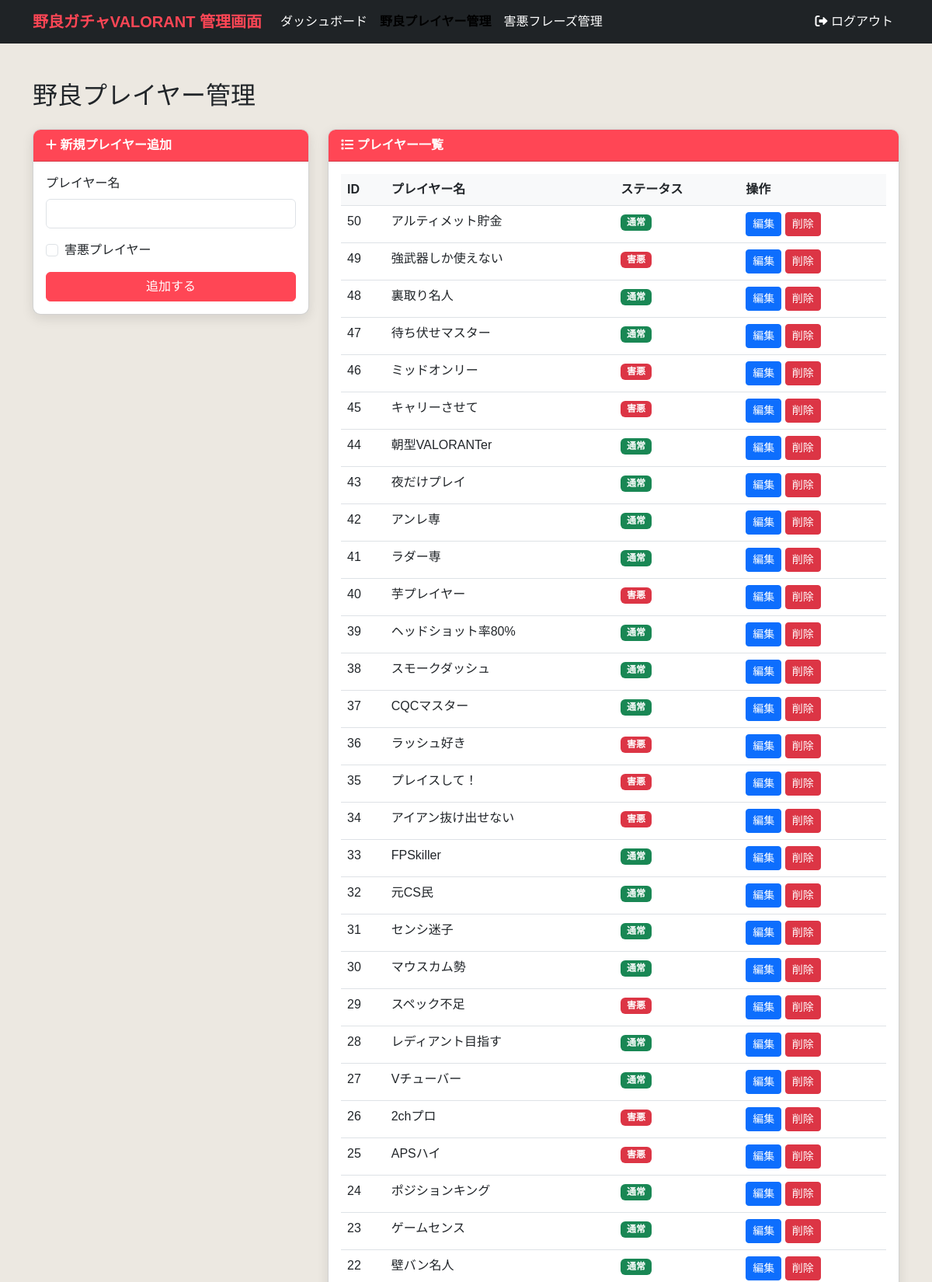
Screenshot of /admin/players.php (signed in, upper part) with the database file from the repository.
### tables this page shows
CREATE TABLE `random_players` (
  `id` int(11) NOT NULL,
  `name` varchar(50) NOT NULL,
  `is_toxic` tinyint(1) NOT NULL DEFAULT 0
);

### admin/players.php (the view, shortened to what this page needs)
<?php
require_once 'auth.php';
$players = [];
try {
    $stmt = $pdo->query("SELECT * FROM random_players ORDER BY id DESC");
    $players = $stmt->fetchAll();
} catch (PDOException $e) {
    $message = 'プレイヤー一覧の取得に失敗しました: ' . $e->getMessage();
    $message_class = 'danger';
}
?>
<!DOCTYPE html>
<html lang="ja">
<head>
    <link href="https://cdn.jsdelivr.net/npm/bootstrap@5.3.0-alpha1/dist/css/bootstrap.min.css" rel="stylesheet">
    <link rel="stylesheet" href="https://cdnjs.cloudflare.com/ajax/libs/font-awesome/6.0.0/css/all.min.css">
</head>
<body>
    <nav class="navbar navbar-expand-lg navbar-valora">
        <div class="container">
            <a class="navbar-brand" href="dashboard.php">野良ガチャVALORANT 管理画面</a>
            <div class="collapse navbar-collapse" id="navbarNav">
                <ul class="navbar-nav me-auto">
                    <li class="nav-item">
                        <a class="nav-link" href="dashboard.php">ダッシュボード</a>
                    </li>
                    <li class="nav-item">
                        <a class="nav-link active" href="players.php">野良プレイヤー管理</a>
                    </li>
                    <li class="nav-item">
                        <a class="nav-link" href="phrases.php">害悪フレーズ管理</a>
                    </li>
                </ul>
                <ul class="navbar-nav">
                    <li class="nav-item">
                        <a class="nav-link" href="logout.php"><i class="fas fa-sign-out-alt"></i> ログアウト</a>
                    </li>
                </ul>
            </div>
        </div>
    </nav>
    <div class="container py-5">
        <h2 class="mb-4">野良プレイヤー管理</h2>
        <div class="row">
            <div class="col-md-4 mb-4">
                <div class="card">
                    <div class="card-header">
                        <i class="fas fa-plus"></i> 新規プレイヤー追加
                    </div>
                    <div class="card-body">
                        <form method="POST" action="">
                            <div class="mb-3">
                                <label for="player_name" class="form-label">プレイヤー名</label>
                                <input type="text" class="form-control" id="player_name" name="player_name" required>
                            </div>
                            <div class="mb-3 form-check">
                                <input type="checkbox" class="form-check-input" id="is_toxic" name="is_toxic">
                                <label class="form-check-label" for="is_toxic">害悪プレイヤー</label>
                            </div>
                            <div class="d-grid">
                                <button type="submit" class="btn btn-valora">追加する</button>
                            </div>
                        </form>
                    </div>
                </div>
            </div>
            <div class="col-md-8">
                <div class="card">
                    <div class="card-header">
                        <i class="fas fa-list"></i> プレイヤー一覧
                    </div>
                    <div class="card-body">
                        <?php if (count($players) > 0): ?>
                            <div class="table-responsive">
                                <table class="table table-hover">
                                    <thead>
                                        <tr>
                                            <th>ID</th>
                                            <th>プレイヤー名</th>
                                            <th>ステータス</th>
                                            <th>操作</th>
                                        </tr>
                                    </thead>
                                    <tbody>
                                        <?php foreach ($players as $player): ?>
                                            <tr>
                                                <td><?php echo $player['id']; ?></td>
                                                <td><?php echo htmlspecialchars($player['name']); ?></td>
                                                <td>
                                                    <?php if ($player['is_toxic']): ?>
                                                        <span class="badge bg-danger">害悪</span>
                                                    <?php else: ?>
                                                        <span class="badge bg-success">通常</span>
                                                    <?php endif; ?>
                                                </td>
                                                <td>
                                                    <button type="button" class="btn btn-sm btn-primary edit-player"
                                                        data-bs-toggle="modal"
                                                        data-bs-target="#editPlayerModal"
                                                        data-id="<?php echo $player['id']; ?>"
                                                        data-name="<?php echo htmlspecialchars($player['name']); ?>"
                                                        data-toxic="<?php echo $player['is_toxic']; ?>">
                                                        編集
                                                    </button>
                                                    <button type="button" class="btn btn-sm btn-danger delete-player"
                                                        data-bs-toggle="modal"
                                                        data-bs-target="#deletePlayerModal"
                                                        data-id="<?php echo $player['id']; ?>"
                                                        data-name="<?php echo htmlspecialchars($player['name']); ?>">
                                                        削除
                                                    </button>
                                                </td>
                                            </tr>
                                        <?php endforeach; ?>
                                    </tbody>
                                </table>
                            </div>
                        <?php else: ?>
                            <p class="text-center">プレイヤーがまだ登録されていません。</p>
                        <?php endif; ?>
                    </div>
                </div>
            </div>
        </div>
    </div>
</body>
</html>

### admin/players.php (style rules this page uses)
body { font-family: 'Noto Sans JP', sans-serif; background-color: #ECE8E1; min-height: 100vh; }
.navbar-valora { background-color: #1F2326; }
.navbar-brand { color: #FF4655; font-weight: bold; }
.nav-link { color: white; }
.nav-link.active { color: #FF4655; font-weight: bold; }
.card { border-radius: 10px; overflow: hidden; box-shadow: 0 5px 15px rgba(0, 0, 0, 0.1); }
.card-header { background-color: #FF4655; color: white; font-weight: bold; }
.btn-valora { background-color: #FF4655; border-color: #FF4655; color: white; }
.table th { background-color: #f8f9fa; }

### rows the page displays
random_players: id "50", name "アルティメット貯金", is_toxic "通常"
random_players: id "49", name "強武器しか使えない", is_toxic "害悪"
random_players: id "48", name "裏取り名人", is_toxic "通常"
random_players: id "47", name "待ち伏せマスター", is_toxic "通常"
random_players: id "46", name "ミッドオンリー", is_toxic "害悪"
random_players: id "45", name "キャリーさせて", is_toxic "害悪"
random_players: id "44", name "朝型VALORANTer", is_toxic "通常"
random_players: id "43", name "夜だけプレイ", is_toxic "通常"
random_players: id "42", name "アンレ専", is_toxic "通常"
random_players: id "41", name "ラダー専", is_toxic "通常"
random_players: id "40", name "芋プレイヤー", is_toxic "害悪"
random_players: id "39", name "ヘッドショット率80%", is_toxic "通常"
random_players: id "38", name "スモークダッシュ", is_toxic "通常"
random_players: id "37", name "CQCマスター", is_toxic "通常"
random_players: id "36", name "ラッシュ好き", is_toxic "害悪"
random_players: id "35", name "プレイスして！", is_toxic "害悪"
random_players: id "34", name "アイアン抜け出せない", is_toxic "害悪"
random_players: id "33", name "FPSkiller", is_toxic "通常"
random_players: id "32", name "元CS民", is_toxic "通常"
random_players: id "31", name "センシ迷子", is_toxic "通常"
random_players: id "30", name "マウスカム勢", is_toxic "通常"
random_players: id "29", name "スペック不足", is_toxic "害悪"
random_players: id "28", name "レディアント目指す", is_toxic "通常"
random_players: id "27", name "Vチューバー", is_toxic "通常"
random_players: id "26", name "2chプロ", is_toxic "害悪"
random_players: id "25", name "APSハイ", is_toxic "害悪"
random_players: id "24", name "ポジションキング", is_toxic "通常"
random_players: id "23", name "ゲームセンス", is_toxic "通常"
random_players: id "22", name "壁バン名人", is_toxic "通常"
